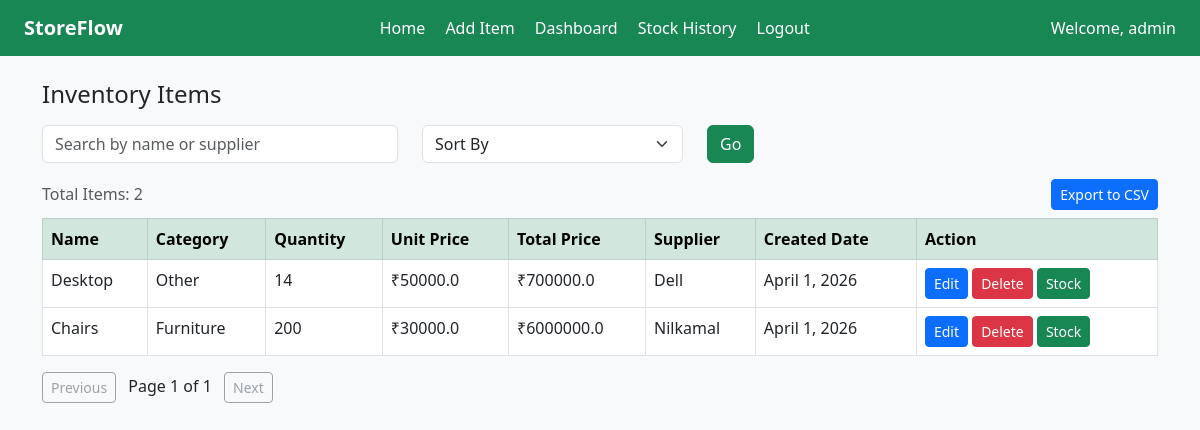
The app's page / (signed in) with its own data.
### inventory/models.py (models this page shows, shortened)
class Inventory(models.Model):
    item_name = models.CharField(max_length=100)
    quantity = models.IntegerField()
    price = models.FloatField()
    supplier = models.CharField(max_length=100)
    category = models.CharField(max_length=50, choices=CATEGORY_CHOICES, default='Other')
    created_date = models.DateField(auto_now_add=True, null=True)
    @property
    def total_price(self):
        return round(self.quantity * self.price, 2)

### inventory/views.py (the view)
# urls.py: path('', views.inventory_list, name='inventory_list'),
@login_required(login_url='login_view')
def inventory_list(request):
    items = Inventory.objects.all().order_by('id')
    search = request.GET.get('search')
    if search:
        items = items.filter(item_name__icontains=search) | items.filter(supplier__icontains=search)
    sort = request.GET.get('sort')
    if sort == 'name':
        items = items.order_by('item_name')
    elif sort == 'price':
        items = items.order_by('price')
    total = items.count()
    paginator = Paginator(items, 5)
    page_number = request.GET.get('page')
    page_obj = paginator.get_page(page_number)
    return render(request, 'inventory/list.html', {'items': page_obj, 'total': total, 'page_obj': page_obj})

### inventory/templates/inventory/list.html (shortened to what this page needs)
<!DOCTYPE html>
<html>
<head>
    <link rel="stylesheet" href="https://cdn.jsdelivr.net/npm/bootstrap@5.3.0/dist/css/bootstrap.min.css">
</head>
<body class="bg-light">
<nav class="navbar navbar-dark bg-success px-4">
    <span class="navbar-brand fw-bold">StoreFlow</span>
    <div>
        <a href="/" class="text-white me-3 text-decoration-none">Home</a>
        <a href="/add/" class="text-white me-3 text-decoration-none">Add Item</a>
        <a href="/dashboard/" class="text-white me-3 text-decoration-none">Dashboard</a>
        <a href="/history/" class="text-white me-3 text-decoration-none">Stock History</a>
        <a href="/logout/" class="text-white text-decoration-none">Logout</a>
    </div>
    <span class="text-white">Welcome, {{ request.user.username }}</span>
</nav>
<div class="container mt-4">
    <h4 class="mb-3">Inventory Items</h4>
    <form method="GET" action="/">
        <div class="row mb-3">
            <div class="col-md-4">
                <input type="text" name="search" class="form-control" placeholder="Search by name or supplier" value="{{ request.GET.search }}">
            </div>
            <div class="col-md-3">
                <select name="sort" class="form-select">
                    <option value="">Sort By</option>
                </select>
            </div>
            <div class="col-md-2">
                <button type="submit" class="btn btn-success">Go</button>
            </div>
        </div>
    </form>
    <div class="d-flex justify-content-between align-items-center mb-2">
        <span class="text-muted">Total Items: {{ total }}</span>
        <a href="/export/" class="btn btn-primary btn-sm">Export to CSV</a>
    </div>
    <table class="table table-bordered table-hover bg-white">
        <thead class="table-success">
            <tr>
                <th>Name</th>
                <th>Category</th>
                <th>Quantity</th>
                <th>Unit Price</th>
                <th>Total Price</th>
                <th>Supplier</th>
                <th>Created Date</th>
                <th>Action</th>
            </tr>
        </thead>
        <tbody>
            {% for item in items %}
            <tr {% if item.quantity < 5 %}class="table-danger"{% endif %}>
                <td>{{ item.item_name }}</td>
                <td>{{ item.category }}</td>
                <td>
                    {{ item.quantity }}
                </td>
                <td>₹{{ item.price }}</td>
                <td>₹{{ item.total_price }}</td>
                <td>{{ item.supplier }}</td>
                <td>{{ item.created_date }}</td>
                <td>
                    <a href="/update/{{ item.id }}/" class="btn btn-sm btn-primary">Edit</a>
                    <a href="/delete/{{ item.id }}/" class="btn btn-sm btn-danger">Delete</a>
                    <a href="/stock/{{ item.id }}/" class="btn btn-sm btn-success">Stock</a>
                </td>
            </tr>
            {% endfor %}
        </tbody>
    </table>
    <div class="mt-3">
        {% if page_obj.has_previous %}
            <a href="?page={{ page_obj.previous_page_number }}" class="btn btn-outline-success btn-sm">Previous</a>
        {% else %}
            <button class="btn btn-outline-secondary btn-sm" disabled>Previous</button>
        {% endif %}
        <span class="mx-2">Page {{ page_obj.number }} of {{ page_obj.paginator.num_pages }}</span>
        {% if page_obj.has_next %}
            <a href="?page={{ page_obj.next_page_number }}" class="btn btn-outline-success btn-sm">Next</a>
        {% else %}
            <button class="btn btn-outline-secondary btn-sm" disabled>Next</button>
        {% endif %}
    </div>
</div>
</body>
</html>

### records on screen
Inventory: item_name "Desktop", category "Other", quantity "14", price "50000.0", total_price "700000.0", supplier "Dell", created_date "April 1, 2026"
Inventory: item_name "Chairs", category "Furniture", quantity "200", price "30000.0", total_price "6000000.0", supplier "Nilkamal", created_date "April 1, 2026"

### other values on screen
{{ request.user.username }} "admin"
{{ total }} "2"
{{ page_obj.number }} "1"
{{ page_obj.paginator.num_pages }} "1"
